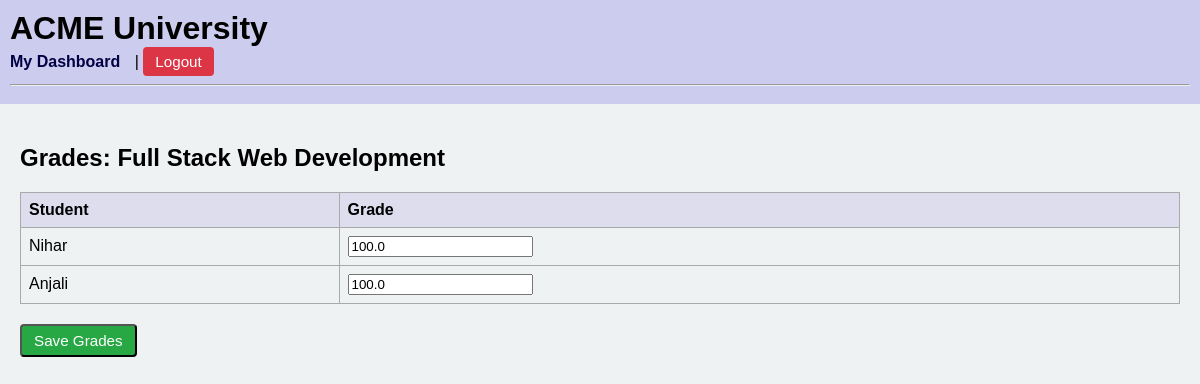
/teacher/course/1 (signed in), run on the app's committed database.
### models.py (models this page shows, shortened)
class Course(db.Model):
    __tablename__ = "courses"
    id          = db.Column(db.Integer, primary_key=True)
    name        = db.Column(db.String(120), nullable=False)
    capacity    = db.Column(db.Integer, nullable=False)
    teacher_id  = db.Column(
        db.Integer,
        db.ForeignKey("users.id", ondelete="CASCADE"),
        nullable=False
    )
    teacher      = db.relationship("User", back_populates="taught_courses")
    enrollments  = db.relationship(
        "Enrollment",
        back_populates="course",
        cascade="all, delete-orphan"
    )

class Enrollment(db.Model):
    __tablename__ = "enrollments"
    id          = db.Column(db.Integer, primary_key=True)
    student_id  = db.Column(
        db.Integer,
        db.ForeignKey("users.id", ondelete="CASCADE"),
        nullable=False
    )
    course_id   = db.Column(
        db.Integer,
        db.ForeignKey("courses.id", ondelete="CASCADE"),
        nullable=False
    )
    grade       = db.Column(db.Float)
    student     = db.relationship("User",   back_populates="enrollments")
    course      = db.relationship("Course", back_populates="enrollments")

class User(db.Model, UserMixin):
    __tablename__ = "users"
    id            = db.Column(db.Integer,   primary_key=True)
    username      = db.Column(db.String(50), unique=True, nullable=False)
    password_hash = db.Column(db.String(128), nullable=False)
    role          = db.Column(db.String(10), nullable=False)
    enrollments     = db.relationship(
        "Enrollment",
        back_populates="student",
        cascade="all, delete-orphan"
    )
    taught_courses  = db.relationship(
        "Course",
        back_populates="teacher",
        cascade="all, delete-orphan"
    )

### app.py (the view, shortened to what this page needs)
@app.route("/teacher/course/<int:course_id>", methods=["GET", "POST"])
@login_required
def teacher_course(course_id):
    if current_user.role != "teacher":
        return redirect(url_for("home"))
    course = Course.query.get_or_404(course_id)
    if course.teacher_id != current_user.id:
        flash("Not your class.", "danger")
        return redirect(url_for("teacher_dashboard"))
    return render_template("teacher_course.html", course=course)

### app.py (called while the page is built)
@login_manager.user_loader
def load_user(uid):
    return db.session.get(User, int(uid))

### templates/teacher_course.html (shortened to what this page needs)
{% extends "base.html" %}
{% block content %}
  <h2>Grades: {{course.name}}</h2>
  <form method="post">
    <table class="table">
      <tr><th>Student</th><th>Grade</th></tr>
      {% for e in course.enrollments %}
        <tr>
          <td>{{e.student.username}}</td>
          <td>
            <input type="number" name="grade_{{e.id}}"
                   value="{{e.grade or 0}}" step="0.1">
          </td>
        </tr>
      {% endfor %}
    </table>
    <button class="btn" type="submit">Save Grades</button>
  </form>
{% endblock %}

### static/css/styles.css (style rules this page uses)
body { font-family: sans-serif; background: #eef2f3; margin: 0; }
.table { width: 100%; border-collapse: collapse; margin-bottom: 20px; }
.table th, .table td { border: 1px solid #aaa; padding: 8px; text-align: left; }
.table th { background: #dde; }
.btn { display: inline-block; padding: 6px 12px; background: #28a745; color: #fff; text-decoration: none; border-radius: 4px; font-size: 0.95rem; transition: background 0.2s ease; }

### data on the page
Course: name "Full Stack Web Development"
Enrollment: student.username "Nihar", grade "100.0"
Enrollment: student.username "Anjali", grade "100.0"
